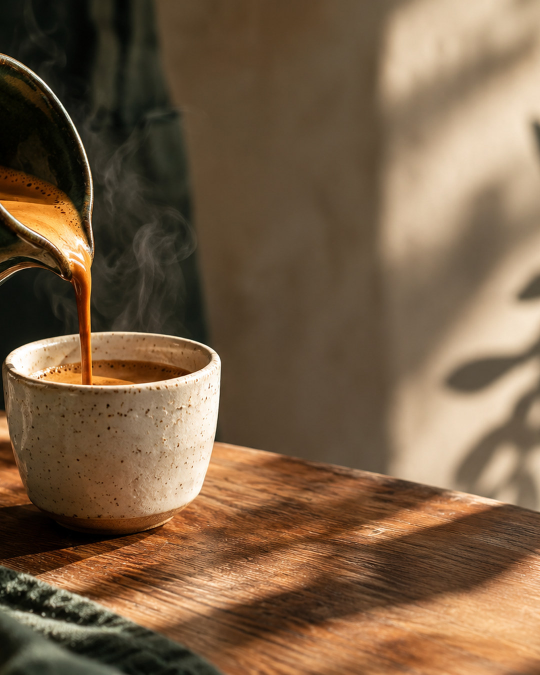
#> input picture catalog/kits/cafe-pausas/v1/assets/espresso-pour.jpg, 1080 x 1350 px (shown at 1/2 size)
$ python build_cafe_kit_media.py
#> lines starting #> are read from the running program, lines starting #| are printed output that depends on the picture
"""Render the editable story and silent motion reel for the fictional café kit.

Run inside the worker image with the repository mounted at /work:
docker run --rm -v "$PWD:/work" -w /work --entrypoint python \
  meu-braco-direito-platform-worker:latest scripts/build_cafe_kit_media.py
"""

import subprocess
from pathlib import Path

from PIL import Image, ImageDraw, ImageFont, ImageOps

ROOT = Path(__file__).resolve().parents[1] / "catalog/kits/cafe-pausas/v1"
ASSETS = ROOT / "assets"
FONTS = ROOT / "fonts"
WIDTH, HEIGHT = 1080, 1920


def frame(photo: str, headline: str, subline: str, destination: Path) -> None:
#> called with photo = 'espresso-pour.jpg', subline = 'Café, conversa e um tempo para você.'
    image = ImageOps.fit(Image.open(ASSETS / photo).convert("RGB"), (WIDTH, HEIGHT), centering=(0.5, 0.4))
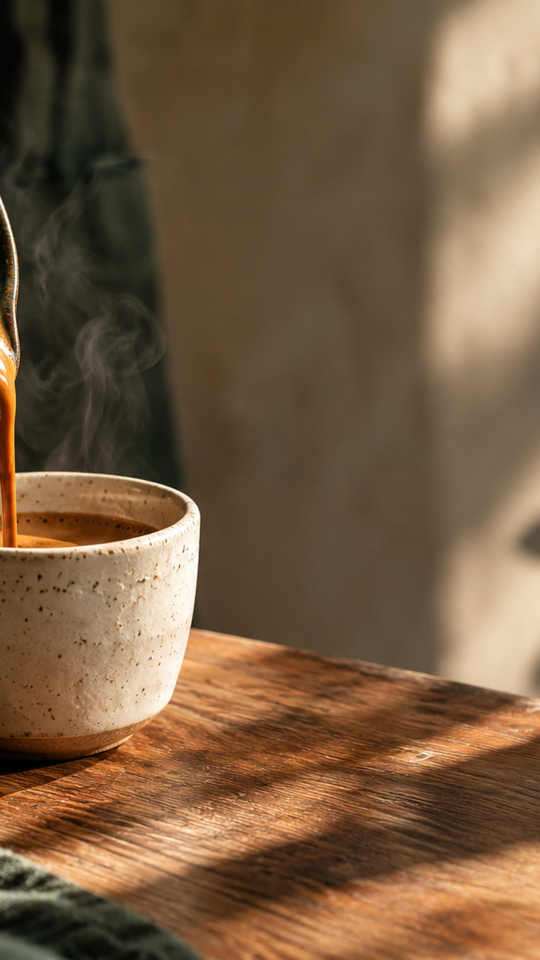
#> image: PIL image 1080x1920 RGB (shown at 1/2 size); mean R, G, B 117.9, 91.5, 65.4
    shade = Image.new("RGBA", (WIDTH, HEIGHT), (0, 0, 0, 0))
#> shade: PIL image 1080x1920 RGBA; every value is 0
    pixels = shade.load()
    assert pixels is not None
    for y in range(HEIGHT):
        opacity = round(170 * max(0.0, (y / HEIGHT - 0.52) / 0.48))
        ImageDraw.Draw(shade).line((0, y, WIDTH, y), fill=(9, 25, 20, opacity))
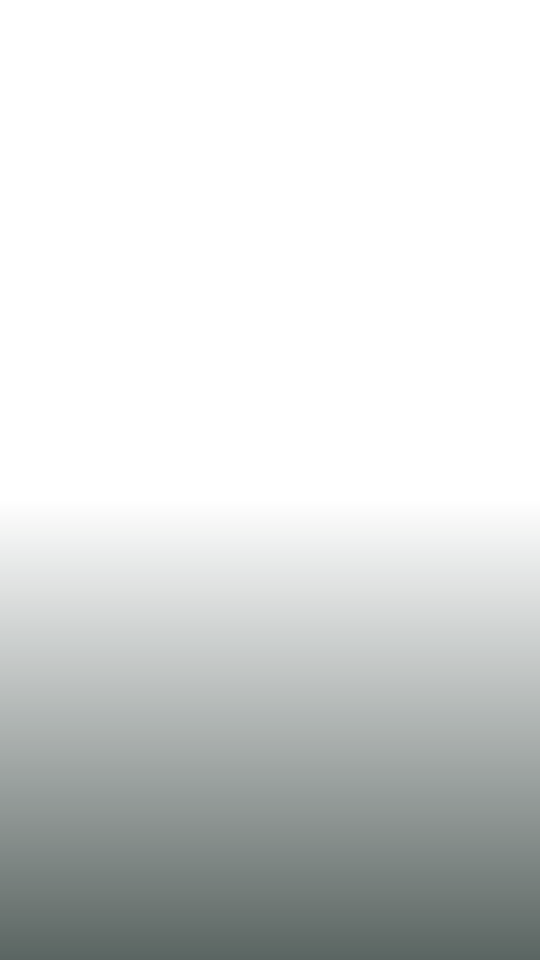
#> shade: PIL image 1080x1920 RGBA (shown at 1/2 size); mean R, G, B, A 9, 25, 20, 40.8; transparent parts drawn white
    image = Image.alpha_composite(image.convert("RGBA"), shade)
#> image: PIL image 1080x1920 RGBA
    draw = ImageDraw.Draw(image)
    serif = ImageFont.truetype(FONTS / "DejaVuSerif.ttf", 104)
    sans = ImageFont.truetype(FONTS / "DejaVuSans.ttf", 31)
    small = ImageFont.truetype(FONTS / "DejaVuSans.ttf", 25)
    draw.rounded_rectangle((72, 78, 421, 135), radius=27, fill=(245, 240, 231, 235))
    draw.text((95, 94), "PAUSAS COM SABOR", font=small, fill=(30, 67, 53))
    draw.line((76, 1480, 1004, 1480), fill=(245, 240, 231, 180), width=2)
    draw.multiline_text((74, 1518), headline, font=serif, spacing=3, fill=(255, 250, 240))
    draw.text((78, 1780), subline, font=sans, fill=(255, 250, 240))
    image.convert("RGB").save(destination, quality=88, optimize=True, subsampling=0)
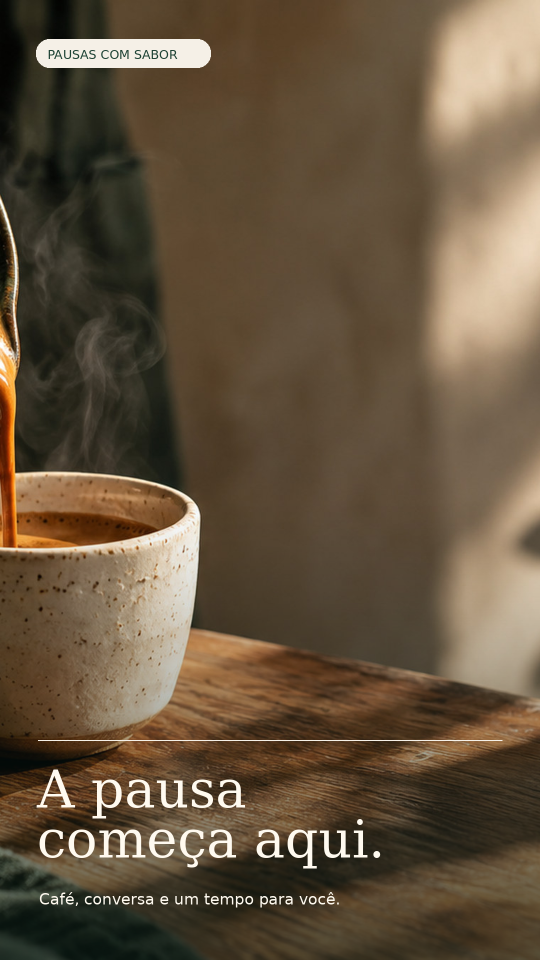
#> saved as story-pausa.jpg: PIL image 1080x1920 RGB (shown at 1/2 size); mean R, G, B 101, 84, 62.6


def main() -> None:
    frame(
        "espresso-pour.jpg", "A pausa\ncomeça aqui.", "Café, conversa e um tempo para você.", ASSETS / "story-pausa.jpg"
    )
    frame("window-pause.jpg", "Seu tempo\ntambém importa.", "Um momento para desacelerar.", ASSETS / "story-janela.jpg")
#> call 2 of frame, with photo = 'window-pause.jpg', subline = 'Um momento para desacelerar.'
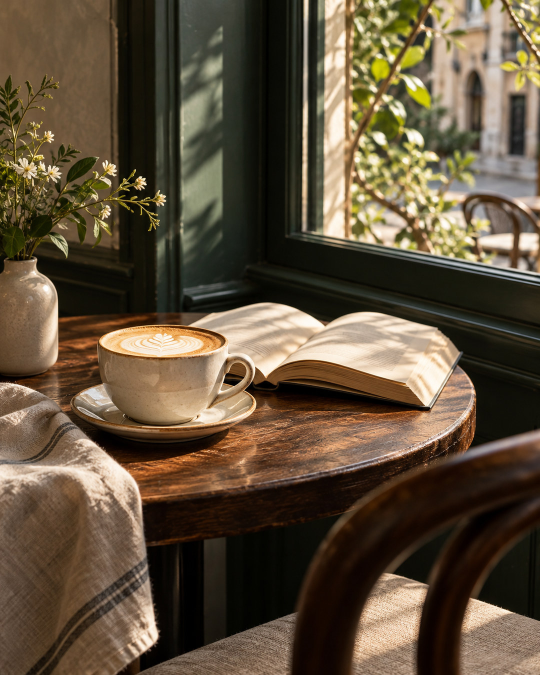
#> input picture catalog/kits/cafe-pausas/v1/assets/window-pause.jpg, 1080 x 1350 px (shown at 1/2 size)
#> in frame (call 2), `image = ImageOps.fit(Image.open(ASSETS / photo).convert("RGB"), (WIDTH..`:
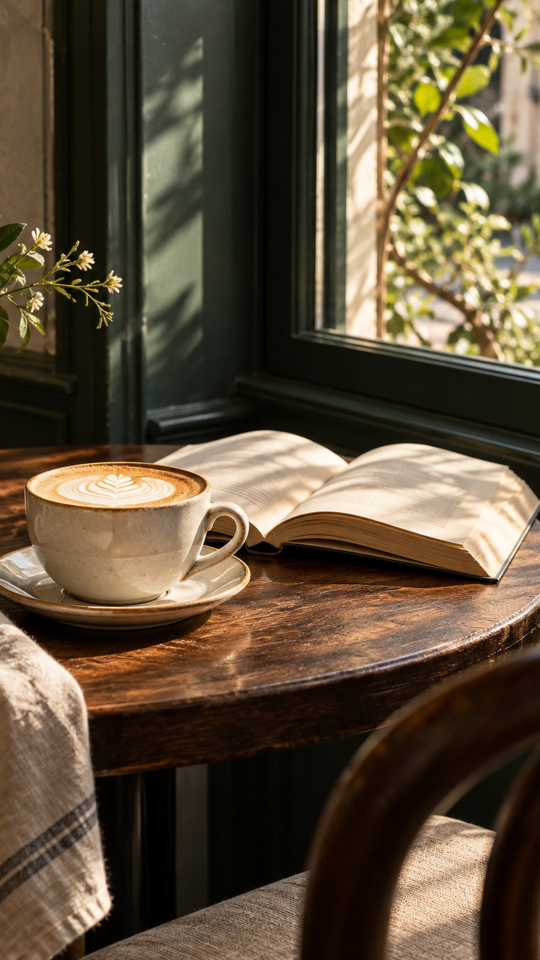
#> image: PIL image 1080x1920 RGB (shown at 1/2 size); mean R, G, B 93.8, 79.5, 58.8
#> in frame (call 2), `image = Image.alpha_composite(image.convert("RGBA"), shade)`:
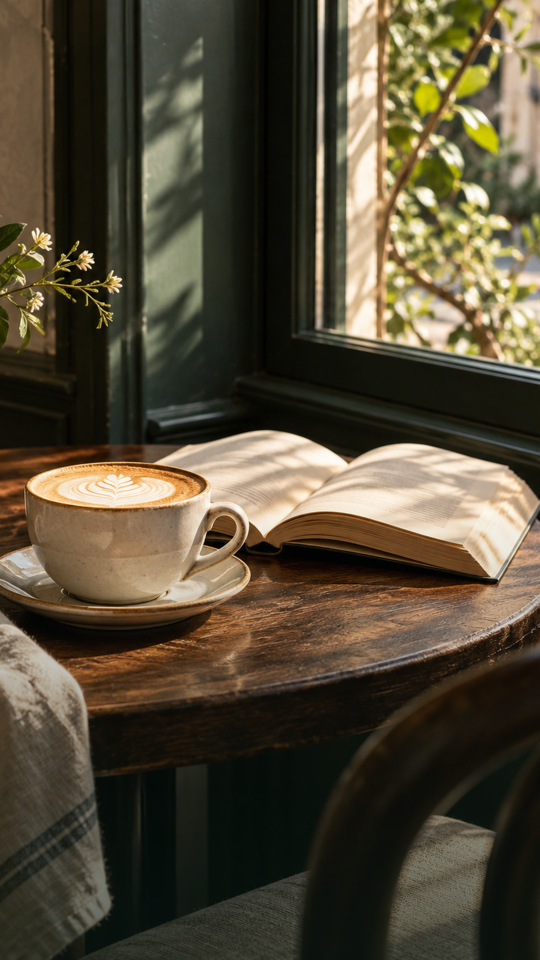
#> image: PIL image 1080x1920 RGBA (shown at 1/2 size); mean R, G, B, A 82.9, 74.1, 55, 255
#> in frame (call 2), `image.convert("RGB").save(destination, quality=88, optimize=True, subs..`:
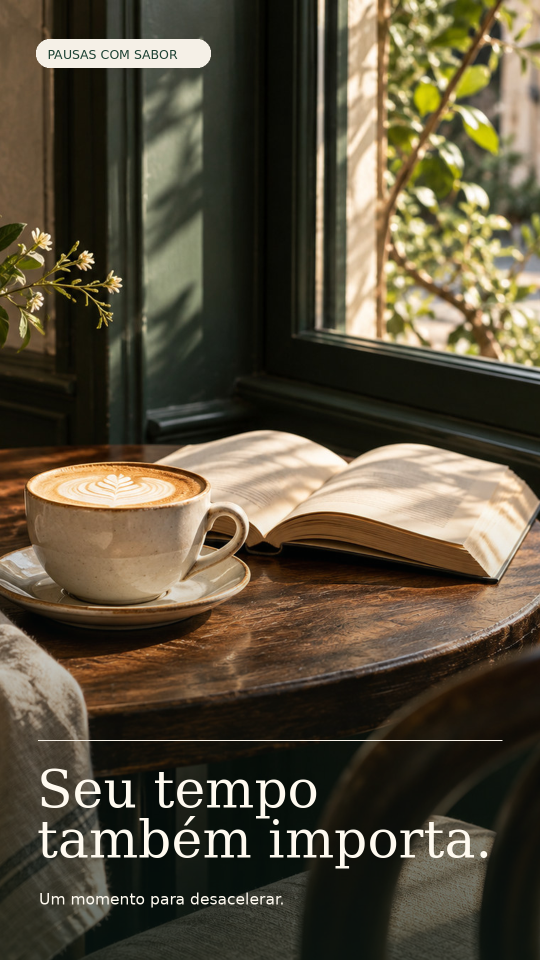
#> saved as story-janela.jpg: PIL image 1080x1920 RGB (shown at 1/2 size); mean R, G, B 88.3, 79.4, 60.2
    frames = [
        ("morning-pastries.jpg", "O dia pode\ncomeçar devagar.", "Uma história de cafeteria."),
        ("counter-service.jpg", "Um café.\nSeu tempo.", "Um convite para fazer uma pausa."),
        ("shared-table.jpg", "Pausas\ncom sabor.", "Meu Braço Direito · demonstração"),
    ]
    inputs: list[str] = []
    filters: list[str] = []
    for index, (photo, headline, subline) in enumerate(frames):
        path = ASSETS / f"reel-frame-{index + 1}.jpg"
        frame(photo, headline, subline, path)
        inputs += ["-loop", "1", "-framerate", "24", "-t", "3", "-i", str(path)]
        filters.append(
            f"[{index}:v]scale=600:1067,"
            "zoompan=z='min(zoom+0.0007,1.08)':d=1:"
            "x='iw/2-(iw/zoom/2)':y='ih/2-(ih/zoom/2)':s=540x960:fps=24,"
            f"trim=duration=3,setpts=PTS-STARTPTS[v{index}]"
        )
    graph = ";".join(filters) + ";[v0][v1][v2]concat=n=3:v=1:a=0[out]"
    subprocess.run(
        [
            "ffmpeg",
            "-hide_banner",
            "-loglevel",
            "error",
            "-y",
            *inputs,
            "-filter_complex",
            graph,
            "-map",
            "[out]",
            "-c:v",
            "libx264",
            "-preset",
            "medium",
            "-crf",
            "23",
            "-pix_fmt",
            "yuv420p",
            "-movflags",
            "+faststart",
            str(ASSETS / "reel-pausas.mp4"),
        ],
        check=True,
    )


if __name__ == "__main__":
#> (the run stopped early here; a loop or call above may not have finished)
